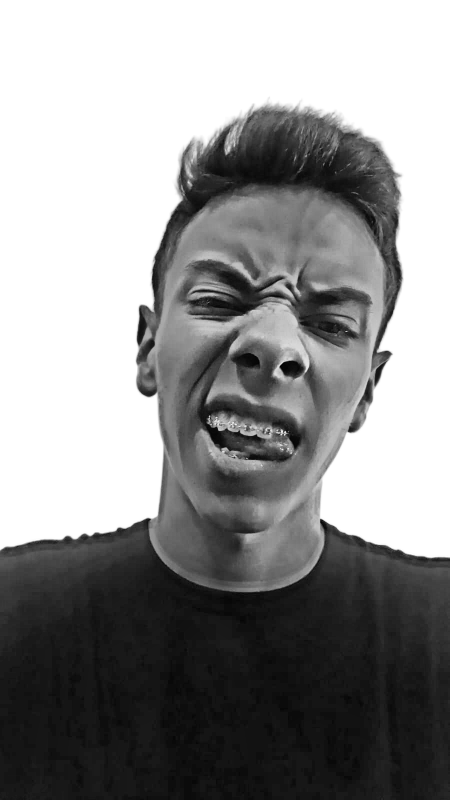
#> input picture scripts/source-prepped.png, 899 x 1599 px, found by its file name (shown at 1/2 size)
$ python make_ascii_svg.py
#> lines starting #> are read from the running program, lines starting #| are printed output that depends on the picture
import os
from PIL import Image

RAMP = " .:-=+*cs#%@"
COLS = 100
ROWS = 53

def main():
    input_path = 'scripts/source-prepped.png'
    output_path = 'avi-ascii.svg'

    if not os.path.exists(input_path):
        print(f'Error: {input_path} not found. Run prep_photo.py first.')
        return

    print('Converting image to ASCII grid...')
    image = Image.open(input_path).convert('L')
#> image is the input picture: PIL image 899x1599 L; min 2, max 255, mean 145.2
    image = image.resize((COLS, ROWS), Image.Resampling.LANCZOS)
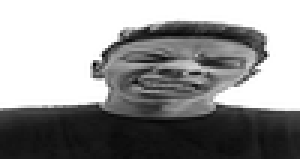
#> image: PIL image 100x53 L (shown 3 times larger); min 2, max 255, mean 144.9

    pixels = list(image.getdata())
#> pixels = 5300 values, max 255 at index 0, min 2 at index 2131, mean 144.9
    lines = []
    for r in range(ROWS):
        row_pixels = pixels[r * COLS:(r + 1) * COLS]
        line = ''.join([RAMP[p * (len(RAMP) - 1) // 255] for p in row_pixels])
        lines.append(line)
#> after the loop, lines = 53 items

    # Build SVG content with SMIL animation
    char_width = 8
    char_height = 14
    width = COLS * char_width
    height = ROWS * char_height

    svg_lines = [
        f'<svg xmlns="http://www.w3.org/2000/svg" viewBox="0 0 {width} {height}" width="100%" height="100%">',
        '  <style>',
        '    text {',
        '      font-family: monospace;',
        '      font-size: 12px;',
        '      fill: #c9d1d9;',
        '    }',
        '    .wipe {',
        '      animation: reveal 2.5s steps(100, end) forwards;',
        '      opacity: 0;',
        '    }',
        '    @keyframes reveal {',
        '      0% { opacity: 0; clip-path: inset(0 100% 0 0); }',
        '      100% { opacity: 1; clip-path: inset(0 0 0 0); }',
        '    }',
        '  </style>',
        '  <rect width="100%" height="100%" fill="#0d1117" rx="6"/>',
        '  <g transform="translate(10, 20)">'
    ]

    for i, line in enumerate(lines):
        # Escape XML special characters
        escaped_line = line.replace('&', '&amp;').replace('<', '&lt;').replace('>', '&gt;').replace('"', '&quot;')
        delay = f'{i * 0.03:.2f}s'
        svg_lines.append(f'    <text x="0" y="{i * char_height}" class="wipe" style="animation-delay: {delay};">{escaped_line}</text>')
#> this loop made 53 passes
#> delay on passes 1 to 12: '0.00s', '0.03s', '0.06s', '0.09s', '0.12s', '0.15s', '0.18s', '0.21s', '0.24s', '0.27s', '0.30s', '0.33s'
#> after the loop, svg_lines = 71 items

    svg_lines.append('  </g>')
    svg_lines.append('</svg>')

    with open(output_path, 'w', encoding='utf-8') as f:
        f.write('\n'.join(svg_lines))

    print(f'Successfully generated {output_path}')

if __name__ == '__main__':
    main()
